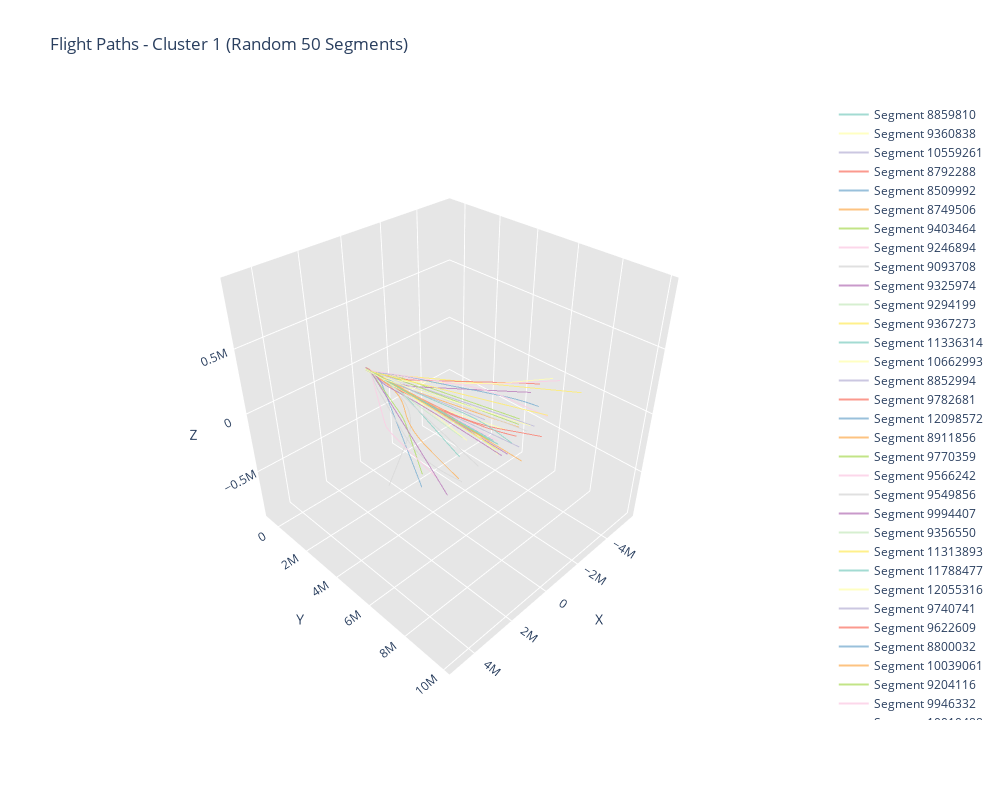

The code cell stored with this chart in its notebook:
### Code cell
import pandas as pd
import plotly.graph_objects as go
import numpy as np
import random
import plotly.express as px  # for the color sequence

# Filter for cluster 1
cluster_data = trajectories[trajectories['cluster'] == 1]

# Convert decimal columns to float if needed
numeric_columns = ['x', 'y', 'z']
for col in numeric_columns:
    if cluster_data[col].dtype == 'object':
        cluster_data[col] = cluster_data[col].astype(float)

# Get unique segment IDs for cluster 1
unique_segments = cluster_data['segment_id'].unique()

# Get random sample of up to 50 segment IDs
n_segments = min(50, len(unique_segments))
selected_segments = np.random.choice(unique_segments, size=n_segments, replace=False)

# Calculate overall ranges for consistent scaling
x_min, x_max = cluster_data['x'].min(), cluster_data['x'].max()
y_min, y_max = cluster_data['y'].min(), cluster_data['y'].max()
z_min, z_max = cluster_data['z'].min(), cluster_data['z'].max()
max_range = max(x_max - x_min, y_max - y_min, z_max - z_min)

# Create a color sequence
colors = px.colors.qualitative.Set3  # Using Set3 palette which has good visibility for multiple traces
# If we need more colors than available in the palette, we'll cycle through them
colors = colors * (n_segments // len(colors) + 1)

# Create the 3D scatter plot
fig = go.Figure()

# Add each trajectory as a separate trace
for idx, segment_id in enumerate(selected_segments):
    segment_data = cluster_data[cluster_data['segment_id'] == segment_id]
    
    fig.add_trace(go.Scatter3d(
        x=segment_data['x'],
        y=segment_data['y'],
        z=segment_data['z'],
        mode='lines',
        line=dict(
            width=2,
            color=colors[idx]
        ),
        opacity=0.8,  # Increased opacity a bit since we have different colors
        name=f'Segment {segment_id}'
    ))

# Update layout for better visualization
fig.update_layout(
    title=f'Flight Paths - Cluster 1 (Random {n_segments} Segments)',
    scene=dict(
        camera=dict(
            up=dict(x=0, y=0, z=1),
            center=dict(x=0, y=0, z=0),
            eye=dict(x=1.5, y=1.5, z=1.5)
        ),
        aspectmode='cube',
        xaxis=dict(
            title='X',
            showbackground=True,
            backgroundcolor='rgb(230, 230,230)',
            range=[float(x_min - max_range*0.1), float(x_max + max_range*0.1)]
        ),
        yaxis=dict(
            title='Y',
            showbackground=True,
            backgroundcolor='rgb(230, 230,230)',
            range=[float(y_min - max_range*0.1), float(y_max + max_range*0.1)]
        ),
        zaxis=dict(
            title='Z',
            showbackground=True,
            backgroundcolor='rgb(230, 230,230)',
            range=[float(z_min - max_range*0.1), float(z_max + max_range*0.1)]
        )
    ),
    width=1000,
    height=800,
    showlegend=True
)

# Display interactive plot
fig.show()

# Save static version
pio.write_image(fig, "cluster1_paths_colored.png")

print(f"Total number of segments in cluster 1: {len(unique_segments)}")
print(f"Number of segments plotted: {n_segments}")
